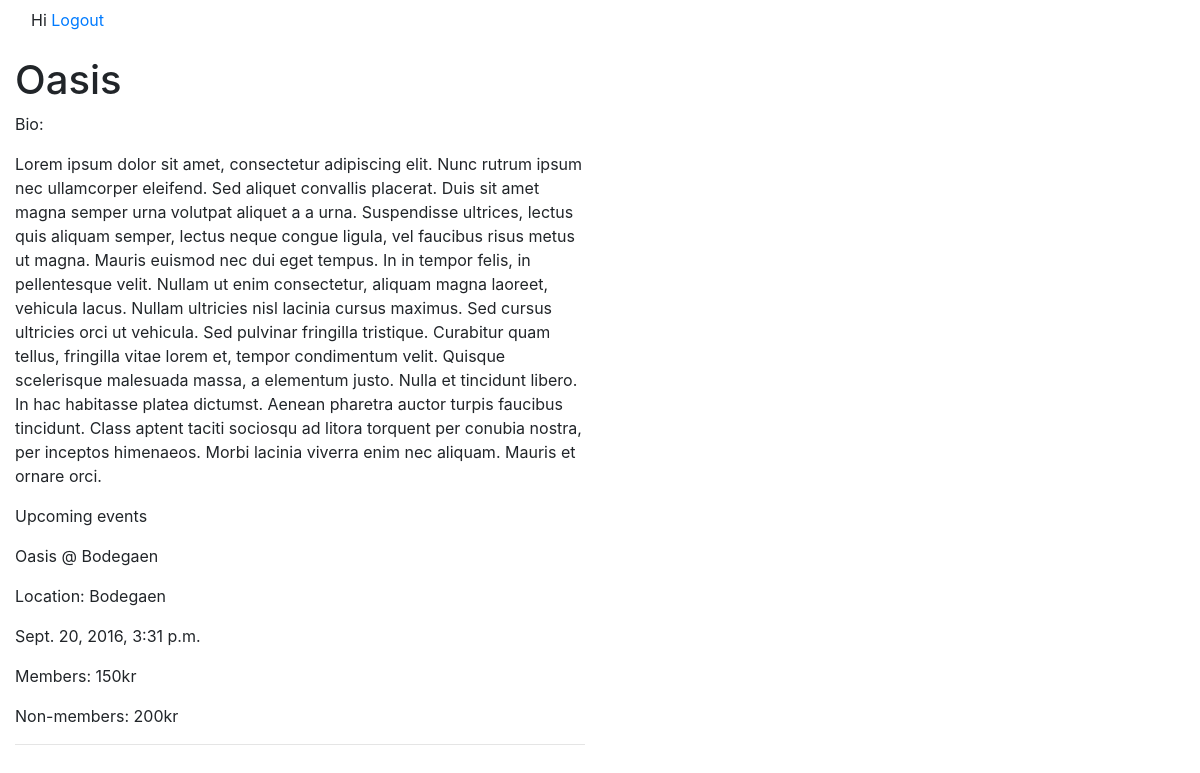
Screenshot of /bands/oasis/ with the database file from the repository.
### bands/models.py (models this page shows, shortened)
class Bands(models.Model):
    name = models.CharField(max_length=200)
    genre = models.ForeignKey(Genre, on_delete=models.CASCADE)
    booking_fee = models.FloatField(null=False, default=0)
    bio = models.TextField()
    raider = models.TextField()
    contact = models.EmailField()
    slug = models.SlugField(unique=True)
    class Meta:
        verbose_name = 'Band'
        verbose_name_plural = 'Bands'

### events/models.py (models this page shows, shortened)
class Events(models.Model):
    DRAFT = 0
    APPROVED = 1
    SENT = 2
    SIGNED = 3
    PUBLISHED = 4
    STATUS_CHOICES = (
        (DRAFT, 'Draft'),
        (APPROVED, 'Approved'),
        (SENT, 'Offer sent'),
        (SIGNED, 'Confirmed'),
        (PUBLISHED, 'Published')
    )
    title = models.CharField(max_length=300)
    status = models.IntegerField(blank=False, choices=STATUS_CHOICES, default=0)
    location = models.ForeignKey(Stages)
    band = models.ForeignKey(Bands)
    band_offer = models.IntegerField(default=0)
    event_time = models.DateTimeField(null=False, default=None)
    drafted = models.DateTimeField(auto_now_add=True, auto_now=False)
    last_changed = models.DateTimeField(auto_now_add=False, auto_now=True)
    member_tickets_price = models.IntegerField(default=0)
    normal_tickets_price = models.IntegerField(default=0)
    workers = models.ManyToManyField(User, related_name='working_events', help_text="Members helping with this event")
    creator = models.ForeignKey(settings.AUTH_USER_MODEL, default=1)
    slug = models.SlugField(unique=True)
    class Meta:
        verbose_name = 'Event'
        verbose_name_plural = 'Events'

class Stages(models.Model):
    name = models.CharField(max_length=200, unique=True)
    capacity = models.IntegerField()
    lease = models.IntegerField()
    class Meta:
        verbose_name = 'Stage'
        verbose_name_plural = 'Stages'

### bands/views.py (the view)
# urls.py: url(r'^(?P<slug>[\w-]+)/$', detail, name='detail'),
def detail(request, slug=None):
    instance = get_object_or_404(Bands, slug=slug)
    events = instance.events_set.all().filter(
        Q(status__gt=3) &
        Q(event_time__gte=timezone.datetime.now())
        )
    context = {
        'title': instance.name,
        'instance': instance,
        'events': events
    }
    return render(request, 'bands/detail.html', context)

### templates/bands/detail.html
{% extends 'base.html' %}
{% block content %}
<div class="col-sm-6 col-sm-offset-3">
    <h1>{{ title }}</h1><small>{% if instance.status %}<font style="color: red">Draft</font> - {% endif %}{{ instance.timestamp }}</small>
    {% if instance.bio %}
        <p>Bio:</p>
        <p> {{ instance.bio}}</p>
    {% endif %}
    {% if events %}
         <p> Upcoming events</p>
        {% for foo in events %}
            <div>
                <p>{{ foo.title }}</p>
                <p>Location: {{ foo.location.name }}</p>
                <p>{{foo.event_time }}</p>
                <p>Members: {{ foo.member_tickets_price }}kr</p>
                <p>Non-members: {{ foo.normal_tickets_price }}kr</p>
            </div>
        {% endfor %}
    {% endif %}
    <hr>
        {{ instance.content }}<br>
</div>
{% endblock content %}

### rows the page displays
Bands: name "Oasis", bio "Lorem ipsum dolor sit amet, consectetur adipiscing elit. Nunc rutrum ipsum nec ullamcorper eleifend. Sed aliquet convallis placerat. Duis sit amet magna semper urna volutpat aliquet a a urna. Suspendisse ultrices, lectus quis aliquam semper, lectus neque congue ligula, vel faucibus risus metus ut magna. Mauris euismod nec dui eget tempus. In in tempor felis, in pellentesque velit. Nullam ut enim consectetur, aliquam magna laoreet, vehicula lacus. Nullam ultricies nisl lacinia cursus maximus. Sed cursus ultricies orci ut vehicula. Sed pulvinar fringilla tristique. Curabitur quam tellus, fringilla vitae lorem et, tempor condimentum velit. Quisque scelerisque malesuada massa, a elementum…"
Events: title "Oasis @ Bodegaen", location.name "Bodegaen", event_time "Sept. 20, 2016, 3:31 p.m.", member_tickets_price "150", normal_tickets_price "200"
